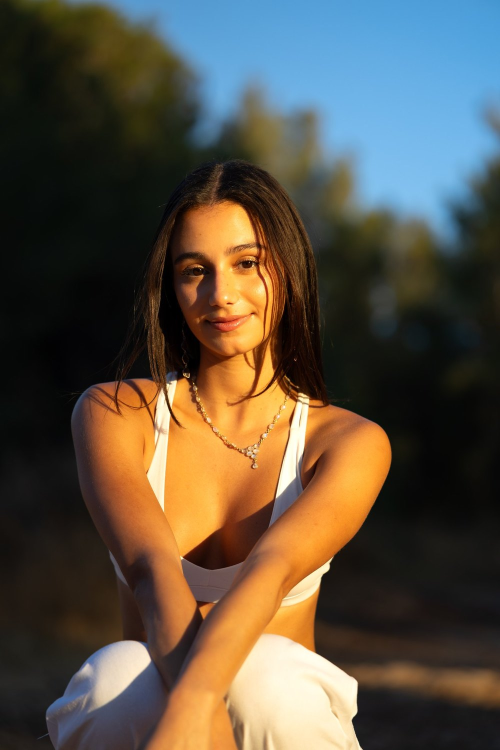
#> input picture media/photos/2w2a0430.jpg, 1000 x 1500 px (shown at 1/2 size)
$ python B3_mockup_viewer.py ../../../media/photos/2w2a0430.jpg ../../../media/photos/2w2a0492.jpg ../../../media/photos/2w2a0492.jpg ../../../media/photos/2w2a0492.jpg ../../../media/photos/2w2a0492.jpg
#> lines starting #> are read from the running program, lines starting #| are printed output that depends on the picture; after the words box and inside, x2 and y2 are one past the last pixel; in counts of white or black regions, pixels touching at a corner belong together
# Concept B DEPTH OF FIELD round 3 — photo-viewing state, MOCK-UP (PIL composite over a Cycles-rendered backplate).
# Backplate: the same fixed view, layered composite at the 0.3 m focus state (nothing in focus: the world becomes bokeh).
# R3: the world takes its light from the photograph — the BOKEH DISCS ONLY (not the dark areas) lean TINT (default 22%)
# toward the photo's dominant saturated colour, luminance kept; the photo itself is never tinted.
# Run: python3 B3_mockup_viewer.py BACKPLATE.png PHOTO.jpg OUT.png ROOMTITLE [TINTED_BACKPLATE_OUT.png]
import sys, os, colorsys
import numpy as np
from PIL import Image, ImageDraw, ImageFont, ImageFilter, ImageStat

BACK, PHOTO, OUT, TITLE = sys.argv[1:5]; TB_OUT = sys.argv[5] if len(sys.argv) > 5 else None
TINT = float(os.environ.get("TINT", "0.25"))
W, H = 1600, 900
S = 2                                   # supersample UI drawing
IVORY = (243, 239, 230)
FT = "/usr/share/fonts/opentype/inter/Inter-Light.otf"
FTT = "/usr/share/fonts/opentype/inter/Inter-Thin.otf"

bg = Image.open(BACK).convert("RGB").resize((W, H), Image.LANCZOS)
photo = Image.open(PHOTO).convert("RGB")
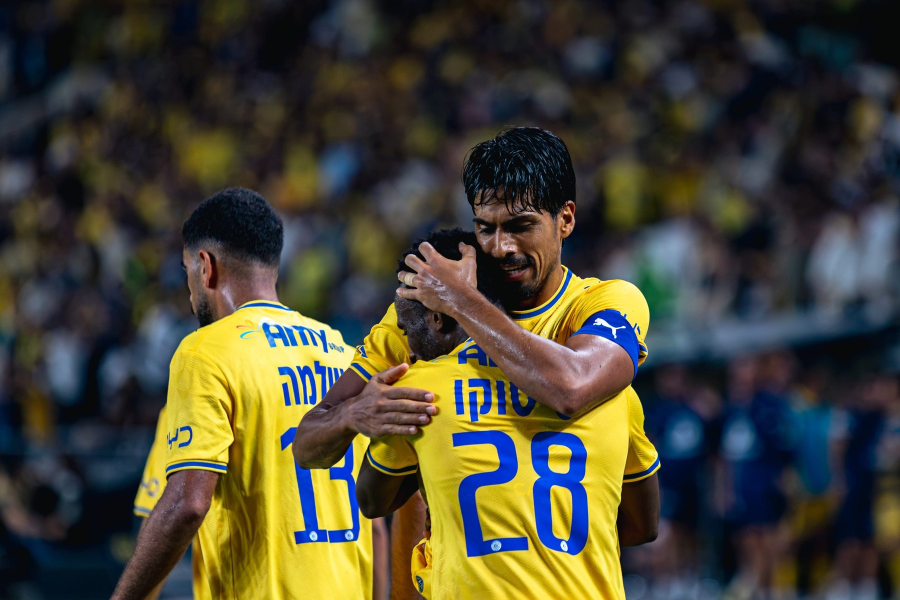
#> input picture media/photos/2w2a0492.jpg, 1800 x 1200 px (shown at 1/2 size)
#> photo is the input picture: PIL image 1800x1200 RGB; mean R, G, B 71.6, 69.1, 52.9
pw0, ph0 = photo.size
#> pw0 = 1800; ph0 = 1200

# 1) dominant saturated colour of the photo (saturation-weighted mean of its vivid pixels)
pa = np.asarray(photo.resize((96, 96)), np.float32) / 255
mx = pa.max(2); mn = pa.min(2); sat = (mx - mn) / np.maximum(mx, 1e-3); wgt = (sat ** 2) * (mx > 0.25)
#> after `wgt = sat ** 2 * (mx > 0.25)`:
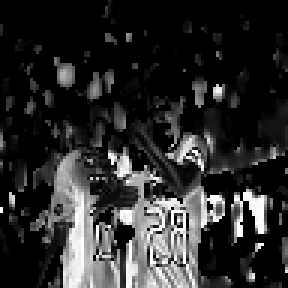
#> wgt: shape (96, 96) float32 (shown 3 times larger); min 0, max 1, mean 0.173
dom = (pa * wgt[..., None]).sum((0, 1)) / max(wgt.sum(), 1e-3)
#> dom = [0.517, 0.486, 0.24]
h_, s_, v_ = colorsys.rgb_to_hsv(*dom); dom = np.array(colorsys.hsv_to_rgb(h_, min(1, s_ * 1.3), 1.0), np.float32)
#> after `h_, s_, v_ = colorsys.rgb_to_hsv(*dom)`: h_ = 0.148; s_ = 0.536; v_ = 0.517
#> after `dom = np.array(colorsys.hsv_to_rgb(h_, min(1, s_ * 1.3), 1.0), np.floa`: dom = [1, 0.923, 0.303]
# 2) disc mask: locally bright parts of the bokeh plate (the discs), soft
b = np.asarray(bg, np.float32) / 255; lum = b @ np.array([0.2126, 0.7152, 0.0722], np.float32)
loc = np.asarray(Image.fromarray((lum * 255).astype(np.uint8)).filter(ImageFilter.GaussianBlur(40)), np.float32) / 255
mask = np.clip((lum - loc + 0.01) / 0.08, 0, 1) * np.clip((lum - 0.14) / 0.16, 0, 1)
mask = np.asarray(Image.fromarray((mask * 255).astype(np.uint8)).filter(ImageFilter.GaussianBlur(3)), np.float32)[..., None] / 255
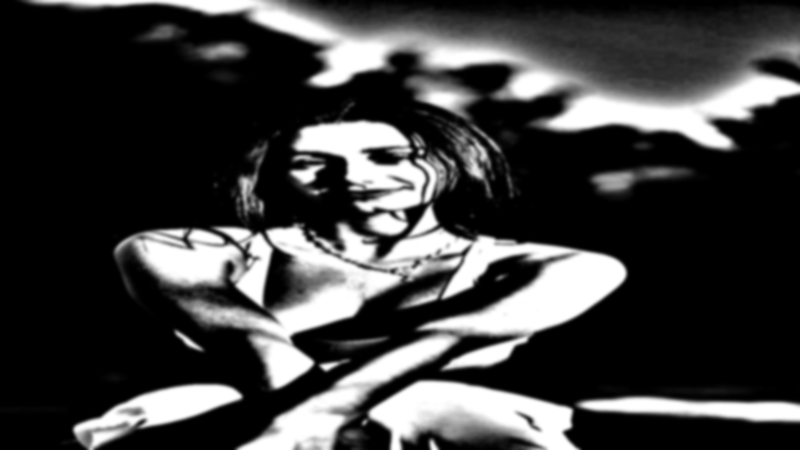
#> mask: shape (900, 1600, 1) float32 (shown at 1/2 size); min 0, max 1, mean 0.248
dl = dom @ np.array([0.2126, 0.7152, 0.0722], np.float32)
#> dl = 0.895
tinted_px = np.clip(lum[..., None] * dom[None, None] / max(dl, 1e-3) * 0.9, 0, 1)
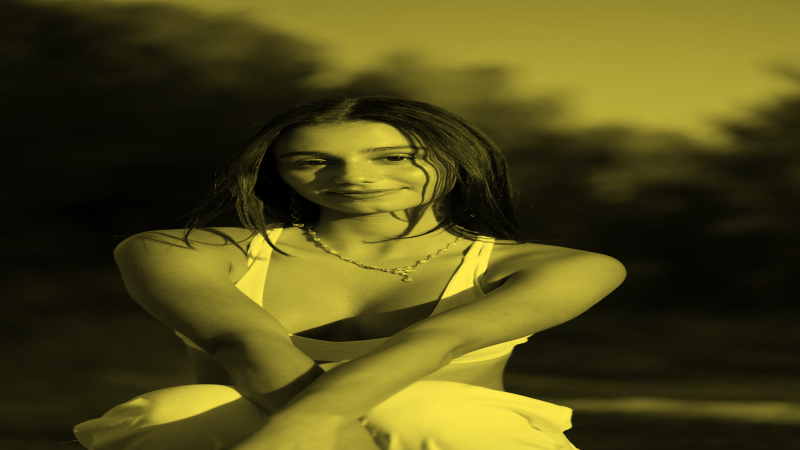
#> tinted_px: shape (900, 1600, 3) float32 (shown at 1/2 size); mean of channels 0, 1, 2 0.32, 0.295, 0.0968; drawn as R, G, B
out = b * (1 - TINT * mask) + tinted_px * (TINT * mask)
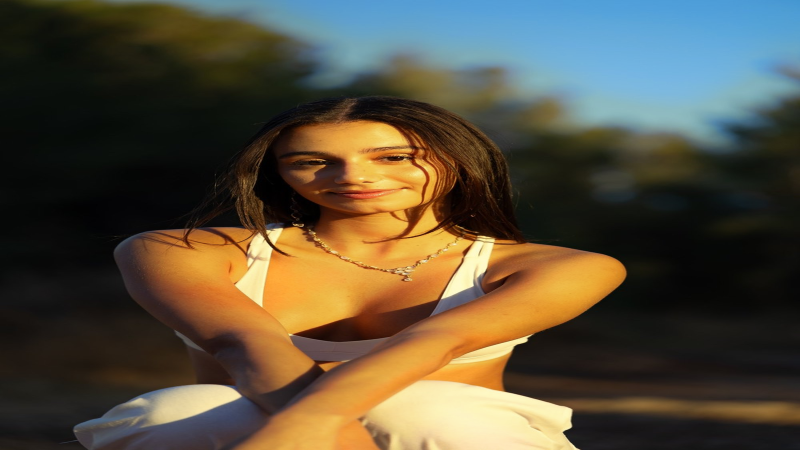
#> out: shape (900, 1600, 3) float32 (shown at 1/2 size); mean R, G, B 0.345, 0.313, 0.243
tinted = Image.fromarray((np.clip(out, 0, 1) * 255 + 0.5).astype(np.uint8))
if TB_OUT: tinted.save(TB_OUT)
tint = tuple(int(c * 255) for c in dom)
#> tint = (255, 235, 77)
# slight darkening so the print carries the frame (max 8% black, per art direction)
tinted = Image.blend(tinted, Image.new("RGB", (W, H), (0, 0, 0)), 0.08)

# 2) the print: 64% of the viewport height, true aspect, thin ivory mount (1% of the short side of the viewport)
ph = int(H * 0.64); pw = round(ph * pw0 / ph0)
#> after `pw = round(ph * pw0 / ph0)`: pw = 864
m = max(2, round(min(W, H) * 0.01))
print_img = photo.resize((pw, ph), Image.LANCZOS)
cx, cy = W // 2, int(H * 0.47)
x0, y0 = cx - pw // 2 - m, cy - ph // 2 - m
#> x0 = 359; y0 = 126
canvas = tinted.copy()
# soft contact shadow (<= 8% black)
sh = Image.new("L", (W, H), 0); ImageDraw.Draw(sh).rectangle((x0 + 4, y0 + 10, x0 + pw + 2 * m + 4, y0 + ph + 2 * m + 14), fill=int(255 * 0.08))
#> after `sh = Image.new('L', (W, H), 0)`: sh: PIL image 1600x900 L; every value is 0
#> after `ImageDraw.Draw(sh).rectangle((x0 + 4, y0 + 10, x0 + pw + 2 * m + 4, y0`:
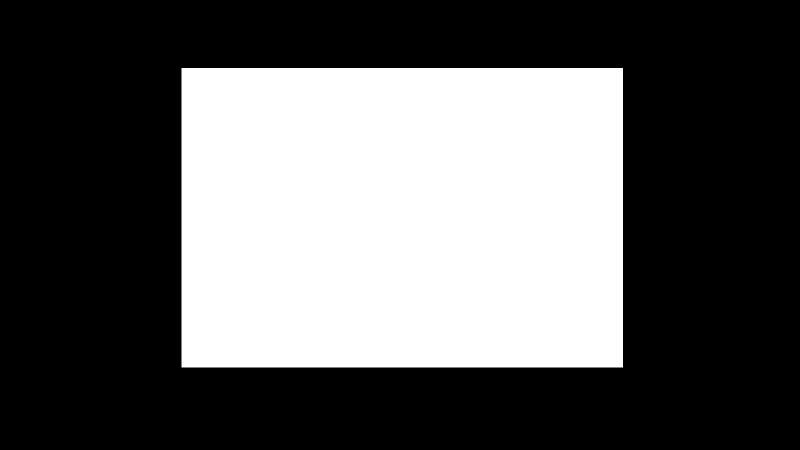
#> sh: PIL image 1600x900 L (shown at 1/2 size); values 0 (black) and 20 (white), 36.7% white; 1 white region, box (x1, y1, x2, y2) and area: (363, 136, 1246, 735) 528917
sh = sh.filter(ImageFilter.GaussianBlur(18))
canvas = Image.composite(Image.new("RGB", (W, H), (0, 0, 0)), canvas, sh)
ImageDraw.Draw(canvas).rectangle((x0, y0, x0 + pw + 2 * m - 1, y0 + ph + 2 * m - 1), fill=IVORY)
canvas.paste(print_img, (x0 + m, y0 + m))
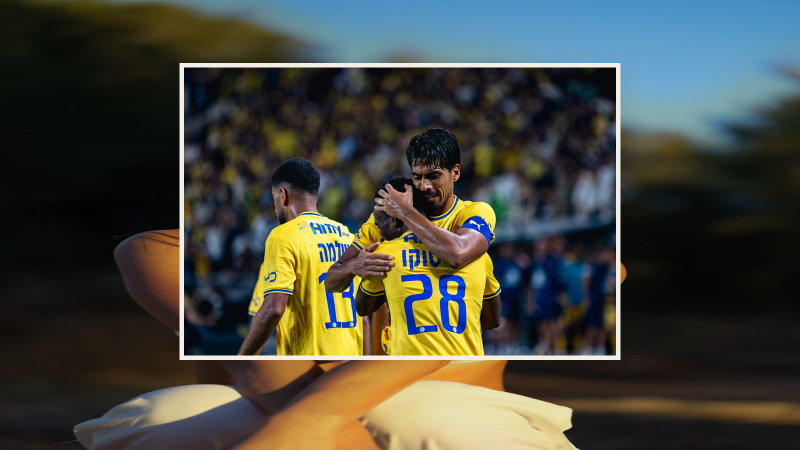
#> canvas: PIL image 1600x900 RGB (shown at 1/2 size); mean R, G, B 69.5, 71.3, 62.5

# 3) hairline UI (drawn 2x, downsampled)
ui = Image.new("RGBA", (W * S, H * S), (0, 0, 0, 0)); d = ImageDraw.Draw(ui)
#> after `ui = Image.new('RGBA', (W * S, H * S), (0, 0, 0, 0))`: ui: PIL image 3200x1800 RGBA; every value is 0
iv = IVORY + (235,); hl = IVORY + (64,)
def font(sz, thin=False): return ImageFont.truetype(FTT if thin else FT, sz * S)
def tracked(x, y, text, f, fill, track=0.28, anchor="l"):
    widths = [d.textlength(ch, font=f) for ch in text]; tw = sum(widths) + f.size * track * (len(text) - 1)
    if anchor == "c": x -= tw / 2
    if anchor == "r": x -= tw
    for ch, w_ in zip(text, widths):
        d.text((x, y), ch, font=f, fill=fill); x += w_ + f.size * track
    return tw
lw = 1 * S
# home = camera mark (top-left): body + lens ring
X, Y = 40 * S, 34 * S
d.rounded_rectangle((X, Y + 5 * S, X + 30 * S, Y + 25 * S), radius=3 * S, outline=iv, width=lw + 1)
d.rectangle((X + 9 * S, Y + 1 * S, X + 19 * S, Y + 5 * S), outline=iv, width=lw + 1)
d.ellipse((X + 9 * S, Y + 9 * S, X + 21 * S, Y + 21 * S), outline=iv, width=lw + 1)
# top-right: booking (calendar) and WhatsApp (bubble)
X = W * S - 40 * S - 26 * S
d.ellipse((X, Y + 1 * S, X + 26 * S, Y + 27 * S), outline=iv, width=lw + 1)
d.polygon([(X + 3 * S, Y + 21 * S), (X + 1 * S, Y + 29 * S), (X + 9 * S, Y + 25 * S)], fill=iv)
d.arc((X + 7 * S, Y + 7 * S, X + 19 * S, Y + 21 * S), 100, 260, fill=iv, width=lw + 1)
X2 = X - 52 * S
d.rounded_rectangle((X2, Y + 4 * S, X2 + 26 * S, Y + 28 * S), radius=2 * S, outline=(243, 220, 176, 240), width=lw + 1)
d.line((X2, Y + 11 * S, X2 + 26 * S, Y + 11 * S), fill=(243, 220, 176, 240), width=lw)
for xx in (X2 + 7 * S, X2 + 19 * S): d.line((xx, Y + 1 * S, xx, Y + 7 * S), fill=(243, 220, 176, 240), width=lw + 1)
# room title above the print, tracked thin caps (Latin only, so tracking is allowed)
tracked(cx * S, (y0 - 34) * S, TITLE, font(13), iv, 0.32, "c")
#> in tracked, `widths = [d.textlength(ch, font=f) for ch in text]`: widths = 34 values, max 22.69 at index 9, min 6.06 at index 12, mean 12.42
#> in tracked, `tw = sum(widths) + f.size * track * (len(text) - 1)`: tw = 696.7
#> in tracked, `if anchor == "c": x -= tw / 2`: x = 1251.6
#> the loop in tracked, `for ch, w_ in zip(text, widths):` made 34 passes
#> (ch, w_, x) on passes 1 to 12: ('.', 7.34, 1267.3), ('.', 7.34, 1283), ('/', 9.05, 1300.3), ('.', 7.34, 1316), ('.', 7.34, 1331.7), ('/', 9.05, 1349), ('.', 7.34, 1364.7), ('.', 7.34, 1380.4), ('/', 9.05, 1397.7), ('m', 22.69, 1428.7), ('e', 15.06, 1452.1), ('d', 15.66, 1476.1)
#> after the loop in tracked, `for ch, w_ in zip(text, widths):`: x = 1956.7
# bottom: ‹ 1 / 11 › with hairlines, gallery link
by = (y0 + ph + 2 * m + 30) * S
#> by = 1500
f = font(15, thin=False)
d.text((cx * S - 110 * S, by - 4 * S), "‹", font=font(24, True), fill=iv)
d.text((cx * S + 98 * S, by - 4 * S), "›", font=font(24, True), fill=iv)
tracked(cx * S, by + 2 * S, "1 / 11", font(13), iv, 0.18, "c")
#> the loop in tracked (call 2), `for ch, w_ in zip(text, widths):` made 6 passes
#> (ch, w_, x) on passes 1 to 6: ('1', 10.23, 1576), (' ', 7.31, 1588), ('/', 9.05, 1601.7), (' ', 7.31, 1613.7), ('1', 10.23, 1628.7), ('1', 10.23, 1643.6)
d.line((cx * S - 80 * S, by + 12 * S, cx * S - 40 * S, by + 12 * S), fill=hl, width=lw)
d.line((cx * S + 40 * S, by + 12 * S, cx * S + 80 * S, by + 12 * S), fill=hl, width=lw)
tw = tracked(W * S - 40 * S, H * S - 50 * S, "OPEN GALLERY ↗", font(11), iv, 0.26, "r")
#> tw = 261.6
d.line((W * S - 40 * S - tw, H * S - 30 * S, W * S - 40 * S, H * S - 30 * S), fill=IVORY + (110,), width=lw)
# honest label
d.text((40 * S, H * S - 46 * S), "MOCK-UP  ·  backplate: Cycles plate 1600x900 + layered bokeh composite (lens-kernel discs 80-96 px, the 0.3 m focus state); bokeh discs tinted %d%% toward the photo  ·  photo: Shiko, %s, uncropped" % (round(TINT * 100), os.path.basename(PHOTO)),
       font=font(10), fill=IVORY + (150,))
ui = ui.resize((W, H), Image.LANCZOS)
#> ui: PIL image 1600x900 RGBA
canvas = canvas.convert("RGBA"); canvas.alpha_composite(ui); canvas.convert("RGB").save(OUT, quality=95)
print("saved", OUT, "print", pw, "x", ph, "mount", m, "tint", tint)
#| saved ../../../media/photos/2w2a0492.jpg print 864 x 576 mount 9 tint (255, 235, 77)
